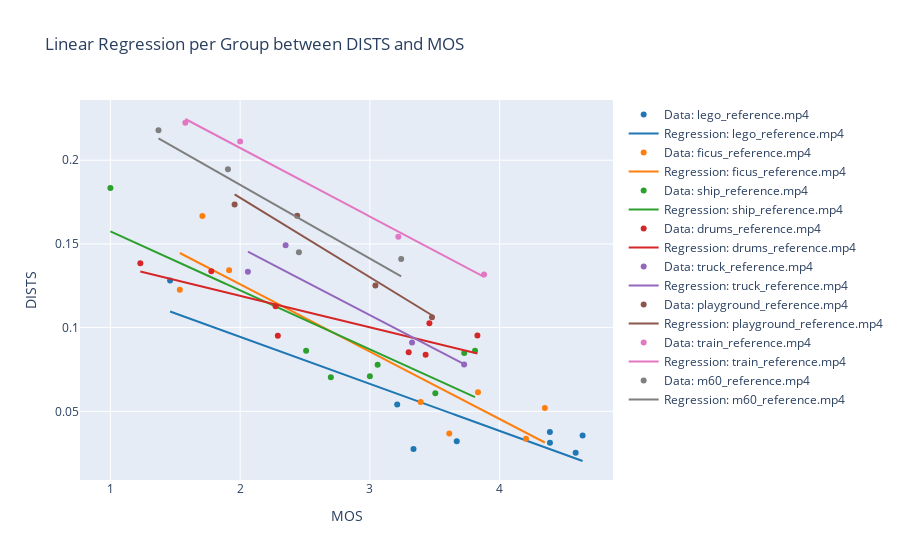
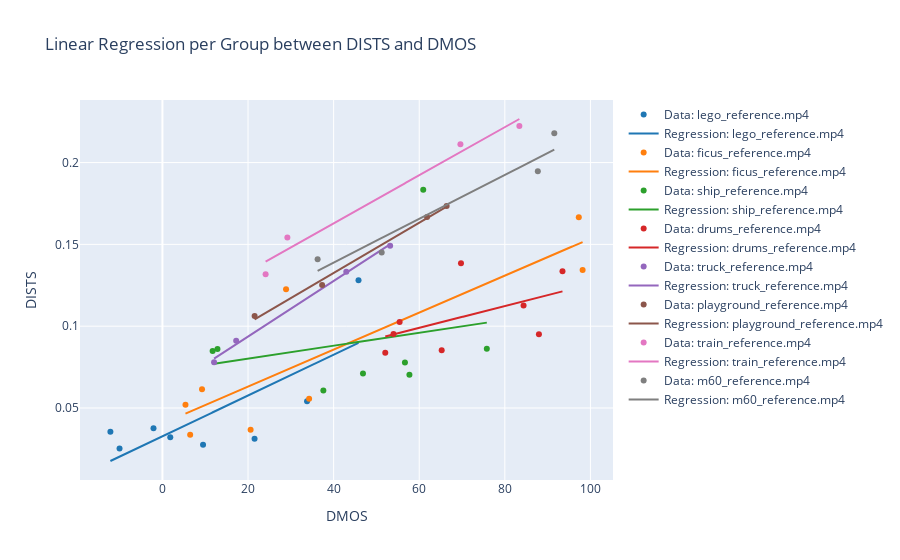

Here is the notebook cell these charts were saved with, in order:
### Code cell
def plot_dists_mos_with_group_regression_b_ave(df, y_col='DISTS', x_col='MOS', group_col='reference_filename'):
    # Define a list of colors for the groups
    colors = [
        '#1f77b4',  # Mutated blue
        '#ff7f0e',  # Safety orange
        '#2ca02c',  # Cooked asparagus green
        '#d62728',  # Brick red
        '#9467bd',  # Muted purple
        '#8c564b',  # Chestnut brown
        '#e377c2',  # Raspberry yogurt pink
        '#7f7f7f',  # Middle gray
        '#bcbd22',  # Curry yellow-green
        '#17becf'   # Blue-teal
    ]

    def linear_func(x, a, b):
        return a + b * x

    # Plotting
    fig = go.Figure()

    unique_groups = df[group_col].unique()
    for i, group in enumerate(unique_groups):
        group_df = df[df[group_col] == group]
        group_x = group_df[x_col]
        group_y = group_df[y_col]
        
        # Fit the model for each group
        params, params_covariance = curve_fit(linear_func, group_x, group_y)
        
        # Predict using the fitted model for the group
        x_range = np.linspace(min(group_x), max(group_x), 400)
        y_pred = linear_func(x_range, *params)
        
        # Ensure we use a unique color for each group, cycling through the colors list if necessary
        color = colors[i % len(colors)]
        
        # Data points for the group
        fig.add_trace(go.Scatter(x=group_x, y=group_y, mode='markers', name=f'Data: {group}', marker_color=color))
        
        # Regression line for the group
        fig.add_trace(go.Scatter(x=x_range, y=y_pred, mode='lines', name=f'Regression: {group}', line=dict(color=color)))

    fig.update_layout(title=f'Linear Regression per Group between {y_col} and {x_col}',
                      xaxis_title=x_col,
                      yaxis_title=y_col)
    return fig

display(plot_dists_mos_with_group_regression_b_ave(scores_df, 'DISTS'))
display(plot_dists_mos_with_group_regression_b_ave(scores_df, 'DISTS', 'DMOS'))
#display(plot_dists_mos_with_group_regression_b_ave(train_df, 'DISTS', 'MOS', 'referenced_filename'))

### Figure 1 — Plotly figure (JSON) as saved in the notebook; plotly's stock layout.template omitted (floating-point values rounded to 4 significant figures; data arrays with more than 128 entries replaced by an {"elided": "..."} marker saying what was removed)
{"data": [{"marker": {"color": "#1f77b4"}, "mode": "markers", "name": "Data: lego_reference.mp4", "type": "scatter", "x": [4.64, 4.586, 4.387, 3.67, 3.336, 4.388, 3.211, 1.46], "y": [0.0355, 0.02529, 0.03768, 0.03212, 0.02749, 0.0312, 0.05412, 0.1281]}, {"line": {"color": "#1f77b4"}, "mode": "lines", "name": "Regression: lego_reference.mp4", "type": "scatter", "x": {"elided": "400 float values"}, "y": {"elided": "400 float values"}}, {"marker": {"color": "#ff7f0e"}, "mode": "markers", "name": "Data: ficus_reference.mp4", "type": "scatter", "x": [4.349, 4.204, 3.833, 3.612, 1.535, 3.391, 1.709, 1.915], "y": [0.05196, 0.03365, 0.06137, 0.03675, 0.1226, 0.05561, 0.1666, 0.1343]}, {"line": {"color": "#ff7f0e"}, "mode": "lines", "name": "Regression: ficus_reference.mp4", "type": "scatter", "x": {"elided": "400 float values"}, "y": {"elided": "400 float values"}}, {"marker": {"color": "#2ca02c"}, "mode": "markers", "name": "Data: ship_reference.mp4", "type": "scatter", "x": [3.727, 3.81, 3.504, 3, 3.06, 2.699, 1, 2.509], "y": [0.08487, 0.08612, 0.06071, 0.07101, 0.07778, 0.07031, 0.1834, 0.08624]}, {"line": {"color": "#2ca02c"}, "mode": "lines", "name": "Regression: ship_reference.mp4", "type": "scatter", "x": {"elided": "400 float values"}, "y": {"elided": "400 float values"}}, {"marker": {"color": "#d62728"}, "mode": "markers", "name": "Data: drums_reference.mp4", "type": "scatter", "x": [3.43, 3.829, 3.459, 3.299, 1.231, 2.273, 2.291, 1.778], "y": [0.08374, 0.09528, 0.1026, 0.08533, 0.1384, 0.1127, 0.09509, 0.1336]}, {"line": {"color": "#d62728"}, "mode": "lines", "name": "Regression: drums_reference.mp4", "type": "scatter", "x": {"elided": "400 float values"}, "y": {"elided": "400 float values"}}, {"marker": {"color": "#9467bd"}, "mode": "markers", "name": "Data: truck_reference.mp4", "type": "scatter", "x": [3.727, 3.325, 2.06, 2.35], "y": [0.07802, 0.09111, 0.1333, 0.1492]}, {"line": {"color": "#9467bd"}, "mode": "lines", "name": "Regression: truck_reference.mp4", "type": "scatter", "x": {"elided": "400 float values"}, "y": {"elided": "400 float values"}}, {"marker": {"color": "#8c564b"}, "mode": "markers", "name": "Data: playground_reference.mp4", "type": "scatter", "x": [3.479, 3.043, 2.44, 1.957], "y": [0.1062, 0.1252, 0.1668, 0.1735]}, {"line": {"color": "#8c564b"}, "mode": "lines", "name": "Regression: playground_reference.mp4", "type": "scatter", "x": {"elided": "400 float values"}, "y": {"elided": "400 float values"}}, {"marker": {"color": "#e377c2"}, "mode": "markers", "name": "Data: train_reference.mp4", "type": "scatter", "x": [3.88, 3.219, 2, 1.578], "y": [0.1318, 0.1542, 0.2112, 0.2223]}, {"line": {"color": "#e377c2"}, "mode": "lines", "name": "Regression: train_reference.mp4", "type": "scatter", "x": {"elided": "400 float values"}, "y": {"elided": "400 float values"}}, {"marker": {"color": "#7f7f7f"}, "mode": "markers", "name": "Data: m60_reference.mp4", "type": "scatter", "x": [3.241, 2.453, 1.906, 1.371], "y": [0.1409, 0.145, 0.1947, 0.2179]}, {"line": {"color": "#7f7f7f"}, "mode": "lines", "name": "Regression: m60_reference.mp4", "type": "scatter", "x": {"elided": "400 float values"}, "y": {"elided": "400 float values"}}], "layout": {"title": {"text": "Linear Regression per Group between DISTS and MOS"}, "xaxis": {"title": {"text": "MOS"}}, "yaxis": {"title": {"text": "DISTS"}}}}

### Figure 2 — Plotly figure (JSON) as saved in the notebook; plotly's stock layout.template omitted (floating-point values rounded to 4 significant figures; data arrays with more than 128 entries replaced by an {"elided": "..."} marker saying what was removed)
{"data": [{"marker": {"color": "#1f77b4"}, "mode": "markers", "name": "Data: lego_reference.mp4", "type": "scatter", "x": [-12.16, -10.02, -2.085, 1.831, 9.488, 21.53, 33.79, 45.81], "y": [0.0355, 0.02529, 0.03768, 0.03212, 0.02749, 0.0312, 0.05412, 0.1281]}, {"line": {"color": "#1f77b4"}, "mode": "lines", "name": "Regression: lego_reference.mp4", "type": "scatter", "x": {"elided": "400 float values"}, "y": {"elided": "400 float values"}}, {"marker": {"color": "#ff7f0e"}, "mode": "markers", "name": "Data: ficus_reference.mp4", "type": "scatter", "x": [5.383, 6.479, 9.248, 20.6, 28.88, 34.27, 97.28, 98.17], "y": [0.05196, 0.03365, 0.06137, 0.03675, 0.1226, 0.05561, 0.1666, 0.1343]}, {"line": {"color": "#ff7f0e"}, "mode": "lines", "name": "Regression: ficus_reference.mp4", "type": "scatter", "x": {"elided": "400 float values"}, "y": {"elided": "400 float values"}}, {"marker": {"color": "#2ca02c"}, "mode": "markers", "name": "Data: ship_reference.mp4", "type": "scatter", "x": [11.73, 12.86, 37.6, 46.86, 56.66, 57.71, 60.94, 75.79], "y": [0.08487, 0.08612, 0.06071, 0.07101, 0.07778, 0.07031, 0.1834, 0.08624]}, {"line": {"color": "#2ca02c"}, "mode": "lines", "name": "Regression: ship_reference.mp4", "type": "scatter", "x": {"elided": "400 float values"}, "y": {"elided": "400 float values"}}, {"marker": {"color": "#d62728"}, "mode": "markers", "name": "Data: drums_reference.mp4", "type": "scatter", "x": [52.07, 53.99, 55.42, 65.25, 69.76, 84.37, 87.96, 93.47], "y": [0.08374, 0.09528, 0.1026, 0.08533, 0.1384, 0.1127, 0.09509, 0.1336]}, {"line": {"color": "#d62728"}, "mode": "lines", "name": "Regression: drums_reference.mp4", "type": "scatter", "x": {"elided": "400 float values"}, "y": {"elided": "400 float values"}}, {"marker": {"color": "#9467bd"}, "mode": "markers", "name": "Data: truck_reference.mp4", "type": "scatter", "x": [12.07, 17.23, 42.96, 53.2], "y": [0.07802, 0.09111, 0.1333, 0.1492]}, {"line": {"color": "#9467bd"}, "mode": "lines", "name": "Regression: truck_reference.mp4", "type": "scatter", "x": {"elided": "400 float values"}, "y": {"elided": "400 float values"}}, {"marker": {"color": "#8c564b"}, "mode": "markers", "name": "Data: playground_reference.mp4", "type": "scatter", "x": [21.54, 37.31, 61.83, 66.41], "y": [0.1062, 0.1252, 0.1668, 0.1735]}, {"line": {"color": "#8c564b"}, "mode": "lines", "name": "Regression: playground_reference.mp4", "type": "scatter", "x": {"elided": "400 float values"}, "y": {"elided": "400 float values"}}, {"marker": {"color": "#e377c2"}, "mode": "markers", "name": "Data: train_reference.mp4", "type": "scatter", "x": [24.11, 29.2, 69.62, 83.39], "y": [0.1318, 0.1542, 0.2112, 0.2223]}, {"line": {"color": "#e377c2"}, "mode": "lines", "name": "Regression: train_reference.mp4", "type": "scatter", "x": {"elided": "400 float values"}, "y": {"elided": "400 float values"}}, {"marker": {"color": "#7f7f7f"}, "mode": "markers", "name": "Data: m60_reference.mp4", "type": "scatter", "x": [36.26, 51.23, 87.71, 91.56], "y": [0.1409, 0.145, 0.1947, 0.2179]}, {"line": {"color": "#7f7f7f"}, "mode": "lines", "name": "Regression: m60_reference.mp4", "type": "scatter", "x": {"elided": "400 float values"}, "y": {"elided": "400 float values"}}], "layout": {"title": {"text": "Linear Regression per Group between DISTS and DMOS"}, "xaxis": {"title": {"text": "DMOS"}}, "yaxis": {"title": {"text": "DISTS"}}}}
